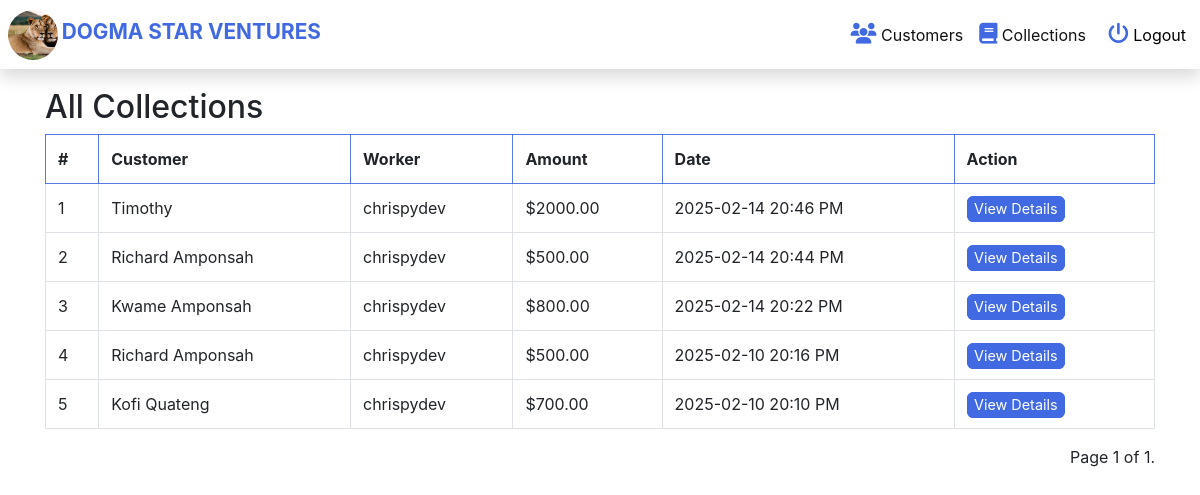
The app's page /accounts/collections/ (signed in) with its own data.
### savings/models.py (models this page shows, shortened)
class Collection(models.Model):
    worker = models.ForeignKey(Worker, on_delete=models.CASCADE)
    customer = models.ForeignKey(Customer, on_delete=models.CASCADE)
    amount = models.DecimalField(max_digits=10, decimal_places=2)
    date = models.DateTimeField(auto_now_add=True)  # Changed to DateTimeField

class Customer(models.Model):
    name = models.CharField(max_length=150)
    next_of_kin = models.CharField(max_length=100)
    balance = models.DecimalField(max_digits=10, decimal_places=2, default=0.0)
    customer_image = models.ImageField(
        upload_to='media_file', default='default.jpg')
    created_by = models.ForeignKey(
        Worker,
        on_delete=models.SET(set_customer_creator),
        null=True,
        blank=True,
        related_name='customers_created'
    )
    joined = models.DateTimeField(
        auto_now_add=True)  # Changed to DateTimeField
    account_number = models.CharField(
        max_length=30, unique=True, blank=True, null=True
    )

class Worker(models.Model):
    user = models.OneToOneField(User, on_delete=models.CASCADE)

### auth/views.py (the view)
# urls.py: path('collections/', AllCollectionsView.as_view(), name='all_collections'),
class AllCollectionsView(View):
    def get(self, request, *args, **kwargs):
        collections = Collection.objects.select_related(
            'worker', 'customer').order_by('-date')
        paginator = Paginator(collections, 10)
        page_number = request.GET.get('page')
        page_obj = paginator.get_page(page_number)
        context = {
            'collections': collections,
            'page_obj': page_obj
        }
        return render(request, 'savings/all_collections.html', context)

### templates/savings/all_collections.html (shortened to what this page needs)
{% extends 'base.html' %}
{% block content %}
<div class="container mt-5">
    <h2>All Collections</h2>
    <div class="collection__table">
        <table class="table table-bordered card__border">
            <thead>
                <tr>
                    <th>#</th>
                    <th>Customer</th>
                    <th>Worker</th>
                    <th>Amount</th>
                    <th>Date</th>
                    <th>Action</th>
                </tr>
            </thead>
            <tbody>
                {% for collection in page_obj %}
                <tr>
                    <td>{{ forloop.counter }}</td>
                    <td>{{ collection.customer.name }}</td>
                    <td>{{ collection.worker.user.username }}</td>
                    <td>${{ collection.amount }}</td>
                    <td>{{ collection.date|date:"Y-m-d H:i A" }}</td>
                    <td><a href="{% url 'collection_detail' collection.id %}" class="add__button">View Details</a></td>
                </tr>
                {% empty %}
                <tr>
                    <td colspan="6" class="text-center">No collections available.</td>
                </tr>
                {% endfor %}
            </tbody>
        </table>
    </div>
    <div class="pagination">
        <span class="step-links">
            <span class="current">
                Page {{ page_obj.number }} of {{ page_obj.paginator.num_pages }}.
            </span>
        </span>
    </div>
</div>
{% endblock %}

### static/css/global.css (style rules this page uses)
body, h1, h2, h3, h4, h5, h6, p, ul, ol, li { margin: 0; padding: 0; }
:root { --primary-color: #4169e1; --primary-background: #4169e1e1; --border-color: #007bff40; --primary-color-light: #7a8589; --text-color: #4444; }
body { font-family: "Poppins", sans-serif; font-weight: 300; font-size: 14px; line-height: 1.5; overflow-x: hidden; }
a { color: var(--text-color) !important; text-decoration: none; font-weight: bolder; }
.card__border { border-color: var(--primary-color) !important; }
.table thead th { border-bottom: 1px solid var(--primary-background) !important; border-color: var(--primary-background) !important; }
tr { border-color: var(--primary-background) !important; }
.table-bordered { border: 1px solid var(--primary-background) !important; }

### static/css/worker_dashboard.css (style rules this page uses)
.add__button { background-color: var(--primary-color); border: 1px solid var(--primary-color); margin-right: 10px; padding: 0.2rem 0.4rem; color: white !important; border-radius: 0.4rem; transition: all 0.3s; font-size: 0.9rem; font-weight: normal; margin-bottom: 0.5rem; }
.collection__table { overflow-x: auto !important; }
.pagination { float: right; }

### records on screen
Collection: customer.name "Timothy", worker.user.username "chrispydev", amount "2000.00", date "2025-02-14 20:46 PM"
Collection: customer.name "Richard Amponsah", worker.user.username "chrispydev", amount "500.00", date "2025-02-14 20:44 PM"
Collection: customer.name "Kwame Amponsah", worker.user.username "chrispydev", amount "800.00", date "2025-02-14 20:22 PM"
Collection: customer.name "Richard Amponsah", worker.user.username "chrispydev", amount "500.00", date "2025-02-10 20:16 PM"
Collection: customer.name "Kofi Quateng", worker.user.username "chrispydev", amount "700.00", date "2025-02-10 20:10 PM"

### other values on screen
{{ page_obj.number }} "1"
{{ page_obj.paginator.num_pages }} "1"
